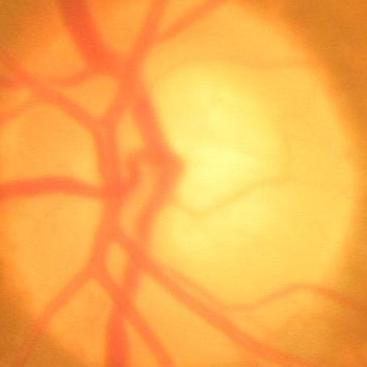
#> input picture data/normal/038.jpg, 367 x 367 px, given in place of 009.jpg, which was not available
$ jupyter execute --allow-errors 01_DataPrep.ipynb   (shell and % lines are left out)   (text cells are left out)
#> lines starting #> are read from the running program, lines starting #| are printed output that depends on the picture; pictures that were not available may be replaced by others from this repository, and a replacement may not be noted
#> further down, image is the input picture: shape (367, 367, 3); mean B, G, R 77.5, 173, 249.8
[cell 1]
#!pip install opencv-python
#!pip install numpy
#!pip install matplotlib
#!pip install pandas

[cell 2]
import cv2
import numpy as np
import matplotlib.pyplot as plt
import pandas as pd

[cell 3]
def crop_image(image, window_size=750):
#> called with window_size = 750
    image_rgb = cv2.cvtColor(image, cv2.COLOR_BGR2RGB)

    # Find centre of the image
    x0 = image.shape[0] // 2
#> x0 = 183
    y0 = image.shape[1] // 2
#> y0 = 183

    # create 1500 x 1500 image around the centre of the image
    x1 = max(x0 - window_size, 0)
#> x1 = 0
    y1 = max(y0 - window_size, 0)
#> y1 = 0
    x2 = min(x0 + window_size, image.shape[0])
#> x2 = 367
    y2 = min(y0 + window_size, image.shape[1])
#> y2 = 367

    return image_rgb[x1:x2,y1:y2]

def crop_optic_disc(image, region_size=300):
    cropped_image = crop_image(image)

    # convert to grayscale and denoise image to find the brightest region
    gray = cv2.cvtColor(cropped_image, cv2.COLOR_BGR2GRAY)
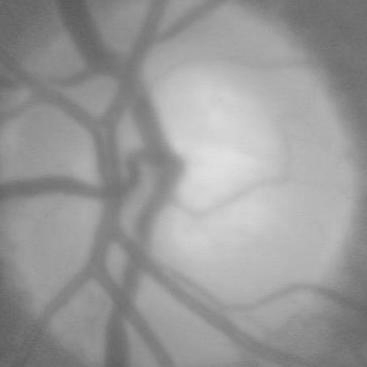
#> gray: shape (367, 367); min 90, max 224, mean 153.2
    denoised_image = cv2.GaussianBlur(gray, (15,15), 0)
    min_val, max_val, min_loc, max_loc = cv2.minMaxLoc(denoised_image)
#> min_val = 94; max_val = 223; min_loc = (65, 0); max_loc = (225, 156)

    # Define a 600 x 600 region around the brightest point (max_loc)
    x1 = max(max_loc[0] - region_size, 0)
#> x1 = 0
    y1 = max(max_loc[1] - region_size, 0)
#> y1 = 0
    x2 = min(max_loc[0] + region_size, cropped_image.shape[1])
#> x2 = 367
    y2 = min(max_loc[1] + region_size, cropped_image.shape[0])
#> y2 = 367

    # Return the region around the brightest point
    brightest_region = cropped_image[y1:y2, x1:x2]
    return brightest_region

[cell 4]
image = cv2.imread("./data/Images/009.jpg")
original_image = cv2.cvtColor(image, cv2.COLOR_BGR2RGB)
optic_disc = crop_optic_disc(image)

plt.figure(figsize=(10,5))

plt.subplot(1,2,1)
plt.imshow(original_image)
plt.title("Original Retinal Scan")
plt.axis("off")

plt.subplot(1,2,2)
plt.imshow(optic_disc)
plt.title("Cropped Optic Disc")
plt.axis("off")

plt.tight_layout()
plt.show()
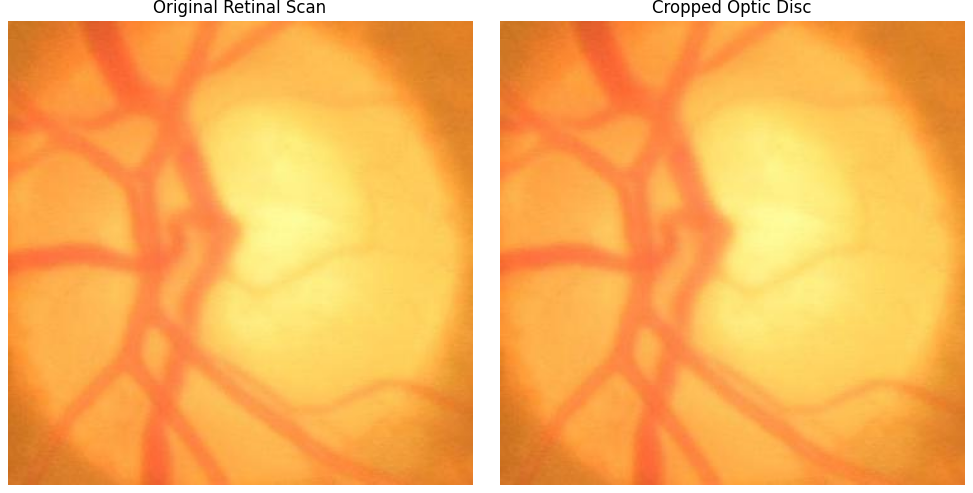
#> figure drawn by matplotlib, 2 panels

$ run again, on data/normal/088.jpg
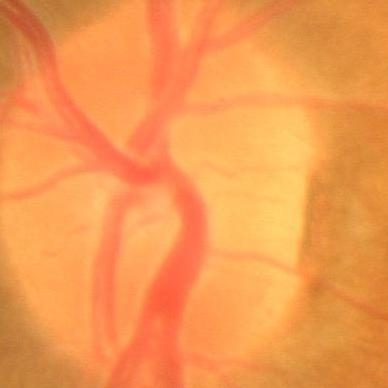
#> input picture data/normal/088.jpg, 388 x 388 px, given in place of 009.jpg, which was not available
#> image is the input picture: shape (388, 388, 3); mean B, G, R 80.5, 152.2, 243
#> in crop_optic_disc, `gray = cv2.cvtColor(cropped_image, cv2.COLOR_BGR2GRAY)`:
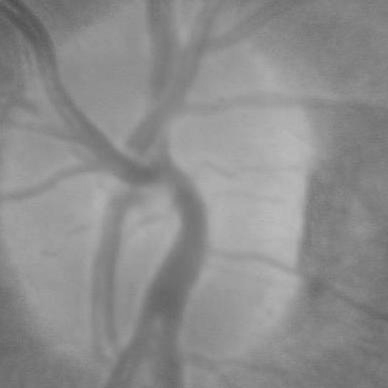
#> gray: shape (388, 388); min 77, max 187, mean 141.1
#> min_val = 87; max_val = 185; min_loc = (13, 0); max_loc = (278, 229)
#> in crop_optic_disc, `x1 = max(max_loc[0] - region_size, 0)`: x1 = 0
#> in crop_optic_disc, `x2 = min(max_loc[0] + region_size, cropped_image.shape[1])`: x2 = 388
#> `plt.show()`:
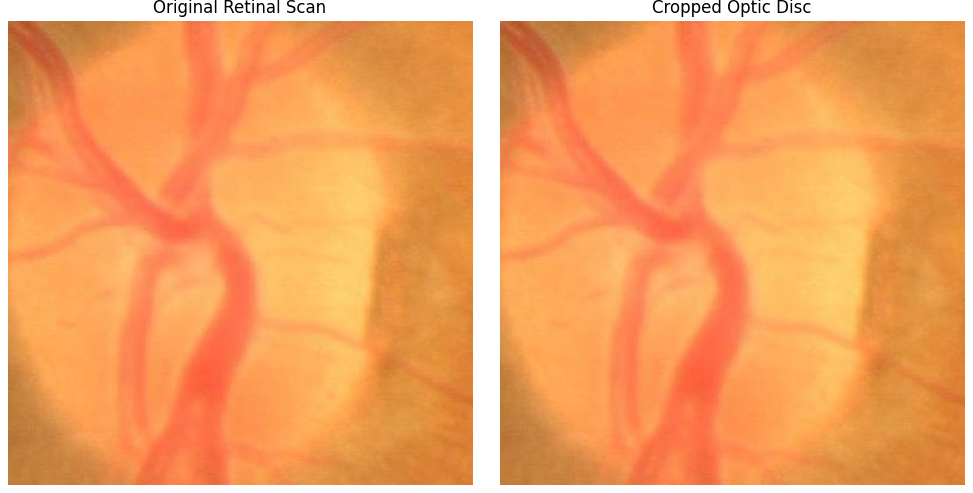
#> figure drawn by matplotlib, 2 panels

$ run again, on data/normal/103.jpg
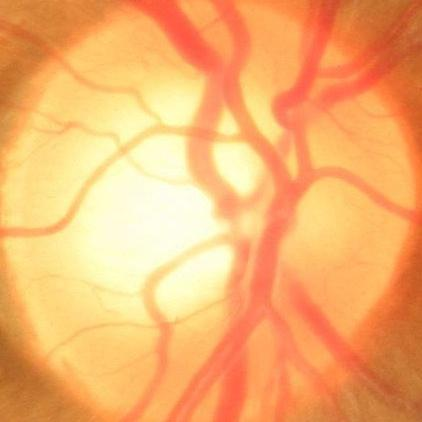
#> input picture data/normal/103.jpg, 422 x 422 px, given in place of 009.jpg, which was not available
#> image is the input picture: shape (422, 422, 3); mean B, G, R 108.9, 176.3, 245.8
#> in crop_optic_disc, `gray = cv2.cvtColor(cropped_image, cv2.COLOR_BGR2GRAY)`:
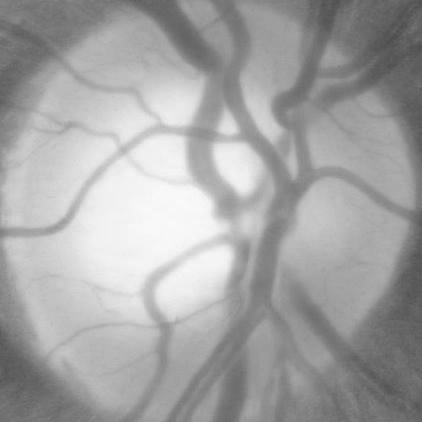
#> gray: shape (422, 422); min 75, max 250, mean 164.1
#> min_val = 83; max_val = 249; min_loc = (390, 38); max_loc = (178, 200)
#> in crop_optic_disc, `x1 = max(max_loc[0] - region_size, 0)`: x1 = 0
#> in crop_optic_disc, `x2 = min(max_loc[0] + region_size, cropped_image.shape[1])`: x2 = 422
#> `plt.show()`:
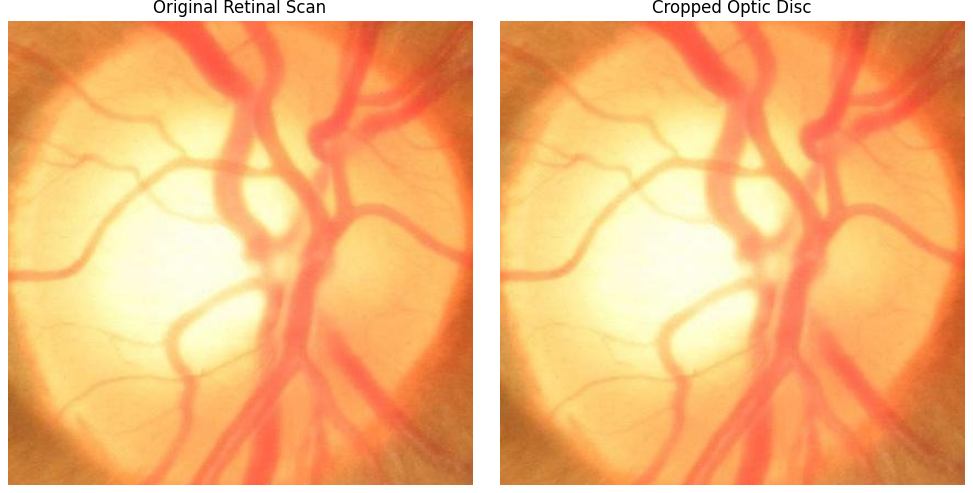
#> figure drawn by matplotlib, 2 panels

$ run again, on data/normal/106.jpg
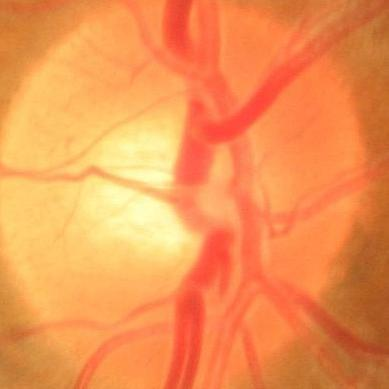
#> input picture data/normal/106.jpg, 389 x 389 px, given in place of 009.jpg, which was not available
#> image is the input picture: shape (389, 389, 3); mean B, G, R 82.3, 147.5, 241.7
#> in crop_optic_disc, `gray = cv2.cvtColor(cropped_image, cv2.COLOR_BGR2GRAY)`:
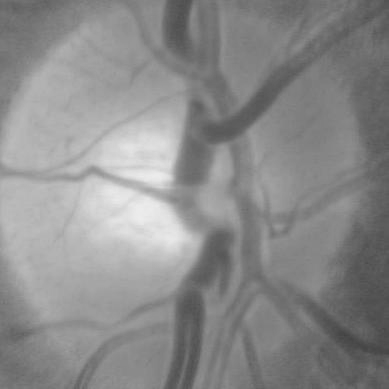
#> gray: shape (389, 389); min 65, max 237, mean 138.8
#> min_val = 73; max_val = 235; min_loc = (343, 335); max_loc = (140, 208)
#> in crop_optic_disc, `x1 = max(max_loc[0] - region_size, 0)`: x1 = 0
#> in crop_optic_disc, `x2 = min(max_loc[0] + region_size, cropped_image.shape[1])`: x2 = 389
#> `plt.show()`:
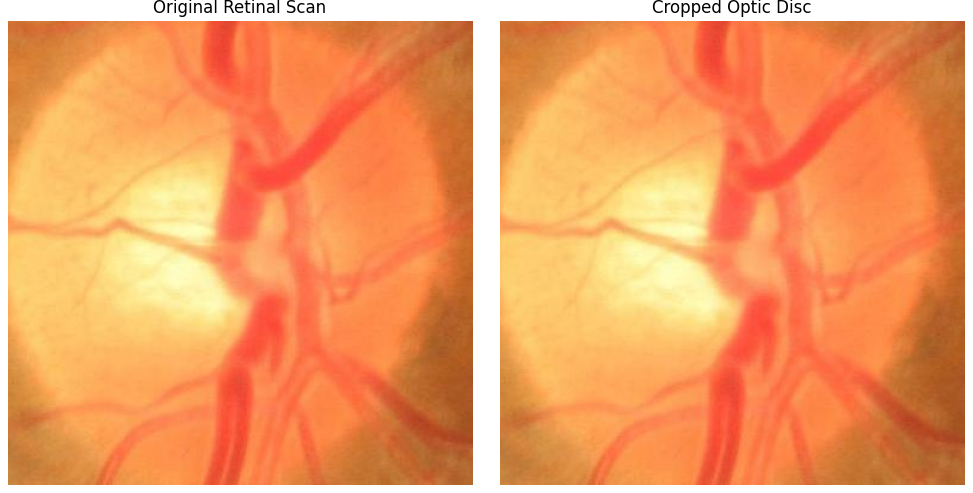
#> figure drawn by matplotlib, 2 panels
